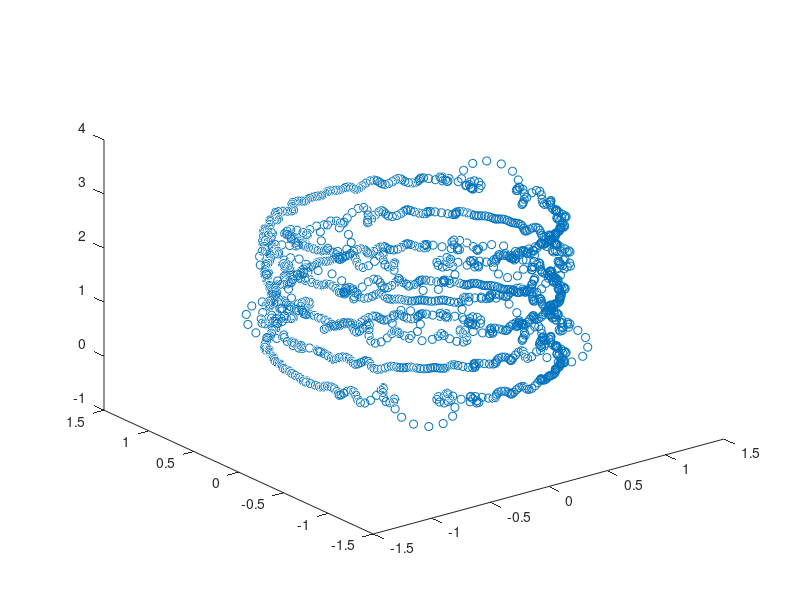

The MATLAB script that drew this image: (Note: this script raises an error after producing the figure.)
clc
clear all
close all

warning('off','all')

%%%%%%%%%%%
% ZADANIE 2


%  Wczytaj plik trajektoria1.mat
load trajektoria1

figure(1)
% wykreśl położenie drona
plot3(x,y,z,'o')
title('Trajektoria drona', '"trajektoria1"')
xlabel('x')
ylabel('y')
zlabel('z')
grid on
axis equal


%%%%%%%%%%%
% ZADANIE 3

fid = fopen( '184592_Delmaczynska_zad3.txt', 'wt' );
fprintf( fid, 'Zad 3.\nMyślę, że lepiej byłoby użyć aproksymacji, ponieważ nasze dane obarczone są dużym błędem.');
fclose(fid);


%%%%%%%%%%%
% ZADANIE 4

% Użyj funkcji [wsp, xa] = aproksymacjaWiel(n,x,N) do aproksymacji położenia
% dronu za pomocą wielomianów dla N = 50

N = 50; %  (rząd aproksymacji)

% Uwaga – trzeba aproksymować osobno współrzędne x,y,z
[ wsp_wielomianu, xa ] = aproksymacjaWiel(n,x,N);  % aproksymacja 'x'.
[ wsp_wielomianu, ya ] = aproksymacjaWiel(n,y,N);  % aproksymacja 'y'.
[ wsp_wielomianu, za ] = aproksymacjaWiel(n,z,N);  % aproksymacja 'z'.

figure(2)
% Wykreśl w jednym oknie trajektorię drona:
% - bazującą na lokalizacji (wykres: 'o')
plot3(x,y,z,'o')
hold on
% - aproksymowaną (wykres:’lineWidth’,4)
plot3(xa,ya,za,'lineWidth',4)
title('Trajektoria drona', '"trajektoria1"')
xlabel('x')
ylabel('y')
zlabel('z')
legend('rzeczywiste położenie','aproksymowane położenie (wielomianowe)')
grid on
axis equal
hold off
saveas(gcf,'184592_Delmaczyńska_zad4','png')



%%%%%%%%%%%
% ZADANIE 5

% Wykreśl położenie drona (lokalizacja i aproksymacja)
% dla danych z trajektoria2.mat i N = 60
% Zauważ, że położenie drona jest wyznaczone w większych odstępach czasu

load trajektoria2

N = 60;
[ wsp_wielomianu, xa ] = aproksymacjaWiel(n,x,N);  
[ wsp_wielomianu, ya ] = aproksymacjaWiel(n,y,N); 
[ wsp_wielomianu, za ] = aproksymacjaWiel(n,z,N);

figure(3)
plot3(x,y,z,'o')
hold on
plot3(xa,ya,za,'lineWidth',4)
title('Trajektoria drona, N=60', '"trajektoria2"')
xlabel('x')
ylabel('y')
zlabel('z')
legend('rzeczywiste położenie','aproksymowane położenie (wielomianowe)')
grid on
axis equal
hold off

N = 70;
[ wsp_wielomianu, xa ] = aproksymacjaWiel(n,x,N);  
[ wsp_wielomianu, ya ] = aproksymacjaWiel(n,y,N); 
[ wsp_wielomianu, za ] = aproksymacjaWiel(n,z,N);

figure(4)
plot3(x,y,z,'o')
hold on
plot3(xa,ya,za,'lineWidth',4)
title('Trajektoria drona, N=70', '"trajektoria2"')
xlabel('x')
ylabel('y')
zlabel('z')
legend('rzeczywiste położenie','aproksymowane położenie (wielomianowe)')
grid on
axis equal
hold off

N = 50; % 40 też nie najgorzej
[ wsp_wielomianu, xa ] = aproksymacjaWiel(n,x,N);  
[ wsp_wielomianu, ya ] = aproksymacjaWiel(n,y,N); 
[ wsp_wielomianu, za ] = aproksymacjaWiel(n,z,N);

figure(5)
plot3(x,y,z,'o')
hold on
plot3(xa,ya,za,'lineWidth',4)
title('Trajektoria drona, N=50', '"trajektoria2"')
xlabel('x')
ylabel('y')
zlabel('z')
legend('rzeczywiste położenie','aproksymowane położenie (wielomianowe)')
grid on
axis equal
hold off
saveas(gcf,'184592_Delmaczynska_zad5','png')


fprintf('Powyższy błąd powoduje efekt Rungego.\n')
% err opisuje bliskość trajektorii zmierzonej i aproksymowanej.
err(71) = 0;
M = length(n); % Wektor n o długości M zawiera chwile czas

for N = 1:71
    [ wsp_wielomianu, xa ] = aproksymacjaWiel(n,x,N);  
    [ wsp_wielomianu, ya ] = aproksymacjaWiel(n,y,N);  
    [ wsp_wielomianu, za ] = aproksymacjaWiel(n,z,N);  
    errx = sqrt(sum((x-xa).^2))/M;
    erry = sqrt(sum((y-ya).^2))/M;
    errz = sqrt(sum((z-za).^2))/M;

    % sumowane są trzy skalary, które określają różnicę pomiędzy
    % położeniem zmierzonym a aproksymowanym dla współrzędnych x, y, z

    % z tego względu err opisuje bliskość trajektorii zmierzonej i aproksymowanej.
    err(N)= errx+erry+errz;
end

% Stwórz wykres błędu (err) dla N = 1 ... 71
figure(6)
semilogy(err)
title('Wykres błędu aproksymacji (efekt Rungego) dla trajektoria2', 'aproksymacja wielomianowa')
xlabel('N')
ylabel('Błąd (err)')
saveas(gcf,'184592_Delmaczynska_zad5b','png')

[~,N] = min(err);
fprintf('N=%i zwraca najmniejszy skumulowany błąd dla trajektorii2 (aproksymacja wielomianowa)\n', N)



%%%%%%%%%%%
% ZADANIE 7

% Ostatnie zadanie polega na sprawdzeniu, czy w przypadku aproksymacji
% funkcjami trygonometrycznymi występuje efekt Rungego

load trajektoria2

plot3(x,y,z, 'o');
grid on
axis equal
hold on;

N = 60;
[ xa ] = aprox_tryg(n, x, N);
[ ya ] = aprox_tryg(n, y, N);
[ za ] = aprox_tryg(n, z, N);
plot3(xa, ya, za, 'lineWidth', 4);
title("Aproksymacja trajektorii vs zmierzona trajektoria N=60");
xlabel('x');
ylabel('y');
zlabel('z');
saveas(gcf,'184592_Delmaczynska_zad7a','png')

hold off;
errv = [];
M = size(n, 2);
for N=1:71
    [xa] = aprox_tryg(n, x, N);
    [ya] = aprox_tryg(n, y, N);
    [za] = aprox_tryg(n, z, N);
    
    errx = sqrt(sum((x-xa).^2))/M;
    erry = sqrt(sum((y-ya).^2))/M;
    errz = sqrt(sum((z-za).^2))/M;
    errv = [errv, errx+erry+errz];
end
figure;
semilogy(errv);
title("Wykres błędu aproksymacji (efekt Rungego)");
xlabel("N");
ylabel('Błąd (err)')
grid on
saveas(gcf,'184592_Delmaczynska_zad7b','png')

[~,N] = min(errv);
fprintf('N=%i zwraca najmniejszy skumulowany błąd dla trajektorii2 (aproksymacja trygonometryczna)\n', N)
